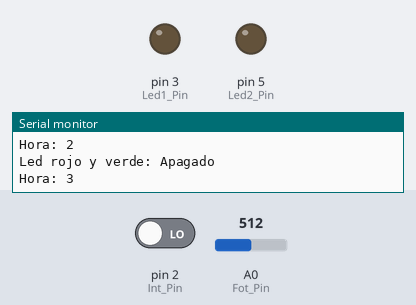
Bench run of a sketch on a simulated Arduino Uno, built with avr-gcc and run on an emulated ATmega328P. On the bench: output pins drawn as LEDs (lit = HIGH), the last lines printed to the serial monitor. The inputs (shaded band) are chosen by the test bench; at power-on: pin 2 (Int_Pin) LOW, A0 (Fot_Pin) = 512.

Above: at 2.8 s.
2.9 s: pin 2 (Int_Pin) driven HIGH
At 3.8 s:
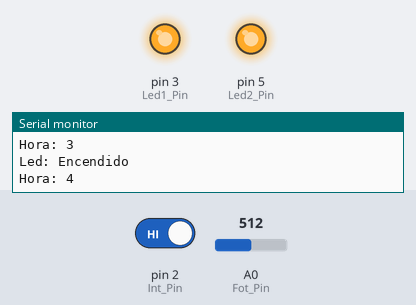
4.5 s: pin 2 (Int_Pin) driven LOW
At 19.0 s:
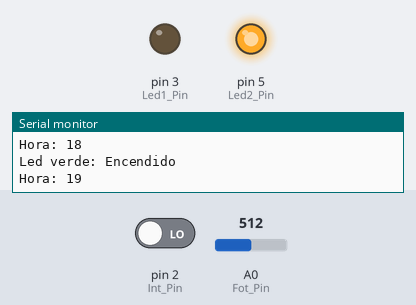
Timing chart, 0 to 25.5 s (numbered marks = the images above; inputs shaded):
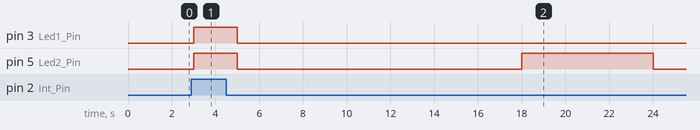

The sketch:

utn_clase_arduino04_02.ino
```cpp
int Led1_Pin = 3;
int Led2_Pin = 5;
int Fot_Pin = A0;
int Int_Pin = 2;
int sensorValue = 0;
int inputValue = 0;
int counter = 0;

// Limites Invierno

int start1 = 18;
int stop1 = 24;

// Limites Verano

int start2 = 20;
int stop2 = 1;

void setup()
{
  Serial.begin(9600);
  pinMode(Led1_Pin, OUTPUT);
  pinMode(Led2_Pin, OUTPUT);
  pinMode(Int_Pin, INPUT);
}

void loop()
{

  // Lectura Digital
  inputValue = digitalRead(Int_Pin);
  if (inputValue == HIGH)
  {
    Serial.println("Led: Encendido");
    digitalWrite(Led1_Pin, HIGH);
    digitalWrite(Led2_Pin, HIGH);
  }
  else
  {
    if(counter >= start1)
    {
      // Lectura Analógica
      sensorValue = analogRead(Fot_Pin);
      if(sensorValue < 500)
      {
        Serial.println("Led rojo: Encendido");
        digitalWrite(Led1_Pin, HIGH);
        digitalWrite(Led2_Pin, LOW);
      }
      else
      {
        Serial.println("Led verde: Encendido");
        digitalWrite(Led1_Pin, LOW);
        digitalWrite(Led2_Pin, HIGH);
      }
    }
    else
    {
      Serial.println("Led rojo y verde: Apagado");
      digitalWrite(Led1_Pin, LOW);
      digitalWrite(Led2_Pin, LOW);
    }
  }
  counter++;
  Serial.print("Hora: ");
  Serial.println(counter);
  if (counter == 24)
  {
    counter =0;
  }
  delay(1000);
}
```

Measured:
- after the input at 2.9 s, pin 3 (Led1_Pin), pin 5 (Led2_Pin): LOW → HIGH after 0.10 s
- after the input at 4.5 s, pin 3 (Led1_Pin): HIGH → LOW after 0.50 s; pin 5 (Led2_Pin): HIGH → LOW after 0.50 s, → HIGH 13.0 s later, → LOW 6.0 s later
